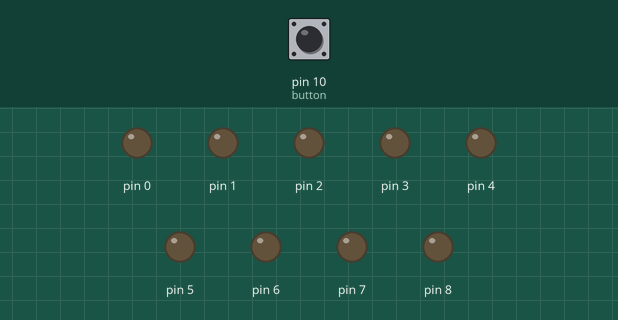
The sketch below on a simulated Arduino Uno, built with avr-gcc and run on an emulated ATmega328P. Shown: output pins drawn as LEDs (lit = HIGH). The inputs (shaded band) are chosen by the test bench; at power-on: pin 10 (button) HIGH.

Above: at 1.2 s.
1.3 s: pin 10 (button) pulled LOW for 0.15 s
At 1.9 s:
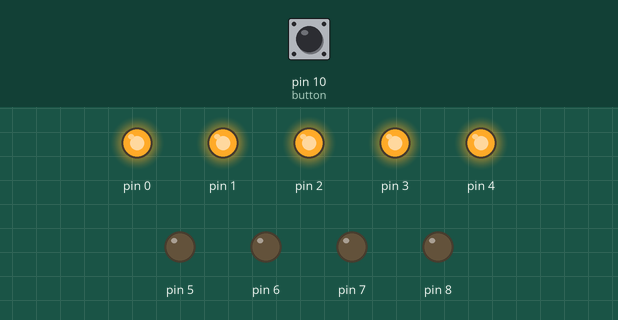
Timing chart, 0 to 4.3 s (numbered marks = the images above; inputs shaded):
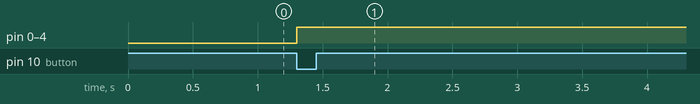

The sketch:

Test_zwei_Cases.ino
```cpp
const int button = 10;
int selector = 0;
boolean isPressed = false;

void setup(){
    //for switch case with button Pullup
    pinMode(button, INPUT_PULLUP);

    //here is an input for sound sensor
    pinMode(A0, INPUT);

    //here we are setting up all pins as an outputs for LEDs
    for(int z = 0; z < 9; z++){
    pinMode(z, OUTPUT);
    }
}

void loop() {
  if (digitalRead(button) == LOW && isPressed == false ) {
      isPressed = true;
      doSwitchStatement();

      selector++;
      if (selector > 3) {
        selector = 0;
      }
  } else if (digitalRead(button) == HIGH){
    isPressed = false;
    }
}

void doSwitchStatement() {
  switch(selector) {
  case 0:
    //here we are storing the volume value
    int volume = analogRead(A0);
    //max value for analog read is 1023 but it must be very very loud to reach this value
    //so I lower it down in map function to 700
    //mapping volume value to make it easier to turn LEDs on
    volume = map(volume, 0, 1200, 0, 10);
    //for loop to turn on or off all LEDs
    //thanks to this loop code for this project is very short
    //we are going through all pins where we have LEDs and checking if the volume is
    //bigger then pin number (that's why we are maping the volume)
    for(int a = 0; a < 9; a++){
     if(volume >= a){
      //if it is bigger we can turn on the LED
      digitalWrite(a, HIGH);
      }
      else{
      //if it is smaller we can turn the LED off
      digitalWrite(a, LOW);
      }
    }
  break;
  case 1:
   pinMode(0, OUTPUT);
    digitalWrite(0, HIGH);
    delay (1000);
    digitalWrite (0, LOW);
    pinMode(1, OUTPUT);
    digitalWrite(1, HIGH);
    delay (1000);
    digitalWrite (1, LOW);
    pinMode(2, OUTPUT);
    digitalWrite(2, HIGH);
    delay (1000);
    digitalWrite (2, LOW);
    pinMode(3, OUTPUT);
    digitalWrite(3, HIGH);
    delay (1000);
    digitalWrite (3, LOW);
    pinMode(4, OUTPUT);
    digitalWrite(4, HIGH);
    delay (1000);
    digitalWrite (4, LOW);
    pinMode(5, OUTPUT);
    digitalWrite(5, HIGH);
    delay (1000);
    digitalWrite (5, LOW);
    pinMode(6, OUTPUT);
    digitalWrite(6, HIGH);
    delay (1000);
    digitalWrite (6, LOW);
    pinMode(7, OUTPUT);
    digitalWrite(7, HIGH);
    delay (1000);
    digitalWrite (7, LOW);
    pinMode(8, OUTPUT);
    digitalWrite(8, HIGH);
    delay (1000);
    digitalWrite (8, LOW);
    pinMode(9, OUTPUT);
    digitalWrite(9, HIGH);
    delay (1000);
    digitalWrite (9, LOW);
  }
}
```

Measured:
- after the input at 1.3 s, pin 0–4: LOW → HIGH at once
